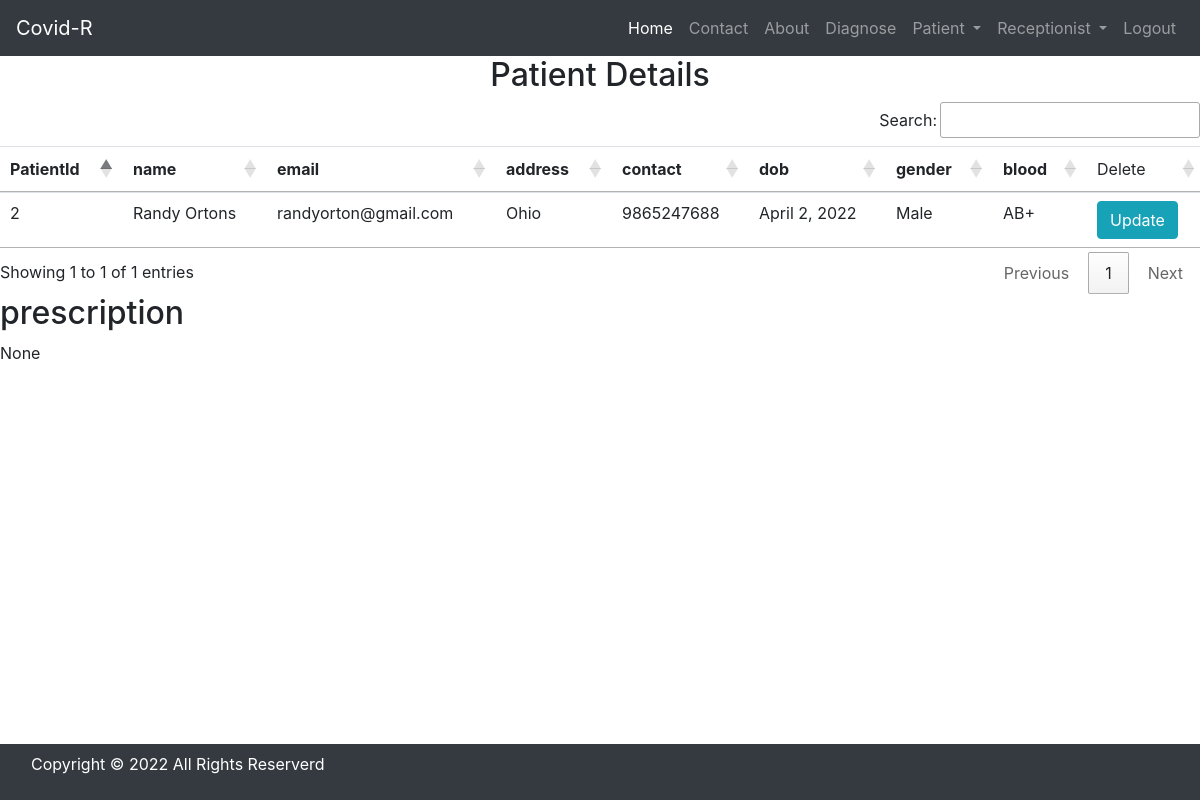
Page /patient/2/ (signed in) on the earlier database version.
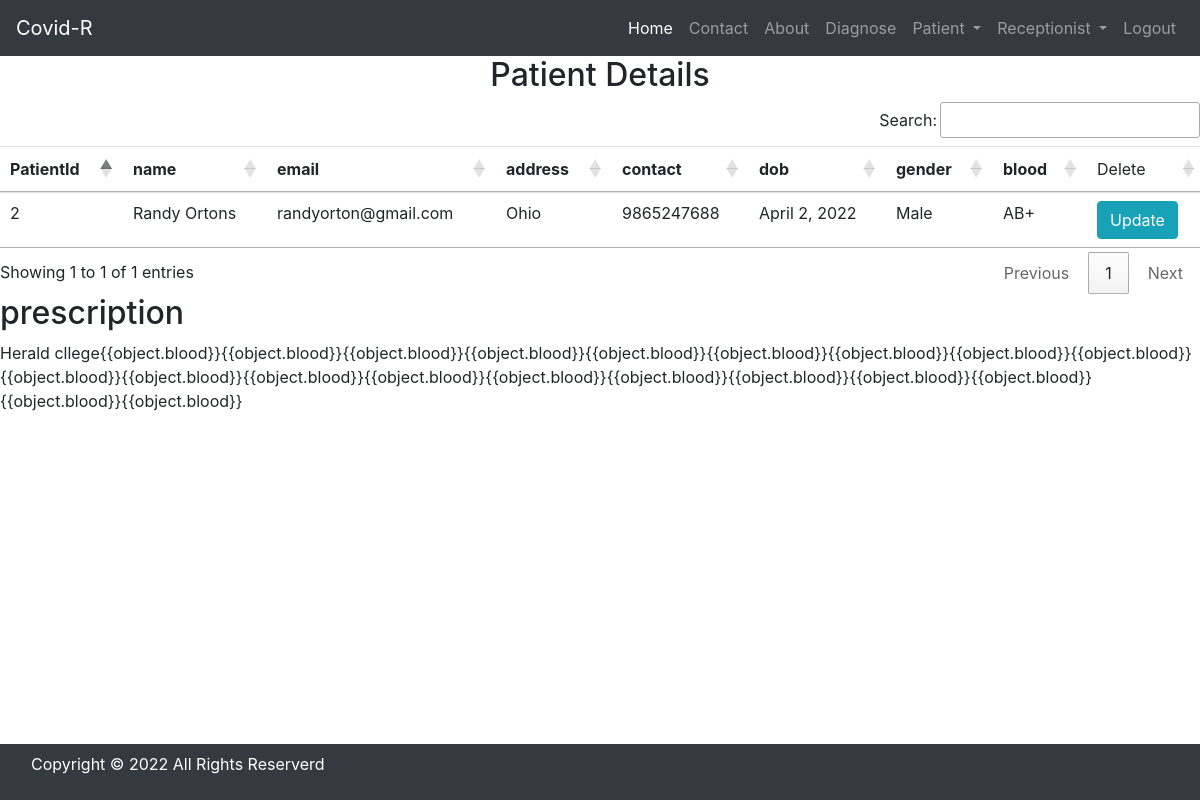
Same page on the later database version.
### prescription/models.py (models this page shows, shortened)
class Patient(models.Model):
    name = models.CharField('Patient Name',max_length=30)
    email = models.EmailField('Email' ,max_length = 90)
    address = models.CharField('Address',max_length = 50)
    contact = models.IntegerField('Contact', validators = [MaxValueValidator(9999999999)])
    dob = models.DateField('Date of Birth')
    gender = models.CharField('Gender',max_length = 20, choices=GENDER)
    blood = models.CharField('Blood',max_length = 10,choices=BLOOD)
    prescription = models.TextField('Prescription', null=True, blank=True)

### prescription/views.py (the view)
# urls.py: path("patient/<int:id>/", PatientDetailView.as_view(),name="patientdetail"),
class PatientDetailView(DoctorRequiredMixin, DetailView):
    template_name = "patient_detail.html"
    def get_object(self):
        id_ = self.kwargs.get("id")
        return get_object_or_404(Patient, id=id_)

### prescription/views.py (called while the page is built)
    def dispatch(self, request, *args, **kwargs):
        if request.user.is_authenticated and Doctor.objects.filter(user=request.user).exists():
            pass
        else:
            return redirect("/doctorlogin/")
        return super().dispatch(request, *args, **kwargs)

### prescription/templates/patient_detail.html (shortened to what this page needs)
{% include 'base.html' %}
{% include 'doctor_nav.html' %}
{% block content %}
{% include 'base.html' %}
<div>
    <h2 class="text-center">Patient Details </h2>
    <table id="example" class="table table-hover">
        <thead>
            <tr>
                <th>PatientId</th>
                <th>name</th>
                <th>email</th>
                <th>address</th>
                <th>contact</th>
                <th>dob</th>
                <th>gender</th>
                <th>blood</th>
                <td>Delete</td>
            </tr>
        </thead>
        <tbody>
            <tr>
                <td>{{object.id}}</td>
                <td>{{object.name}}</td>
                <td>{{object.email}}</td>
                <td>{{object.address}}</td>
                <td>{{object.contact}}</td>
                <td>{{object.dob}}</td>
                <td>{{object.gender}}</td>
                <td>{{object.blood}}</td>
                <td><a href="update" onclick="return confirm('Confirm Changes')" class="btn btn-info">Update</a></td>
            </tr>
        </tbody>
    </table>
    <h2>prescription</h2>
    {{object.prescription}}
</div>
{% endblock content %}
{% include 'footer.html' %}

Differences in the rows shown:
changed Patient "Randy Ortons": prescription "None" → "Herald cllege{{object.blood}}{{object.blood}}{{object.blood}}{{object.blood}}{{object.blood}}{{object.blood}}{{object.blood}}{{object.blood}}{{object.blood}}{{object.blood}}{{object.blood}}{{object.blood}}{{object.blood}}{{object.blood}}{{object.blood}}{{object.blood}}{{object.blood}}{{object.blood}}{{object.blood}}{{object.blood}}"
